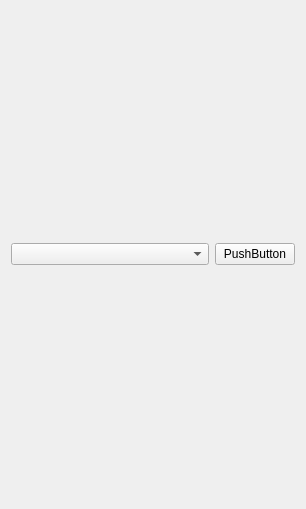
<?xml version="1.0" encoding="UTF-8"?>
<ui version="4.0">
 <class>DebuggerClass</class>
 <widget class="QWidget" name="DebuggerClass">
  <property name="geometry">
   <rect>
    <x>0</x>
    <y>0</y>
    <width>306</width>
    <height>509</height>
   </rect>
  </property>
  <property name="windowTitle">
   <string>DebuggerClass</string>
  </property>
  <layout class="QVBoxLayout" name="verticalLayout">
   <item>
    <layout class="QHBoxLayout" name="horizontalLayout">
     <item>
      <widget class="QComboBox" name="comboBox">
       <property name="sizePolicy">
        <sizepolicy hsizetype="Expanding" vsizetype="Fixed">
         <horstretch>0</horstretch>
         <verstretch>0</verstretch>
        </sizepolicy>
       </property>
      </widget>
     </item>
     <item>
      <widget class="QPushButton" name="pushButton">
       <property name="text">
        <string>PushButton</string>
       </property>
      </widget>
     </item>
    </layout>
   </item>
  </layout>
 </widget>
 <layoutdefault spacing="6" margin="11"/>
 <resources/>
 <connections/>
</ui>
